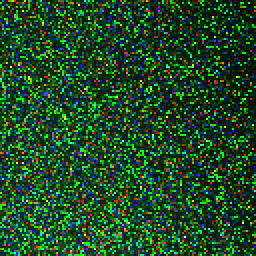
Frame 1 (no input)
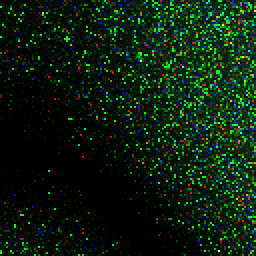
Frame 60 (the mouse pressed at the canvas centre just before this capture)
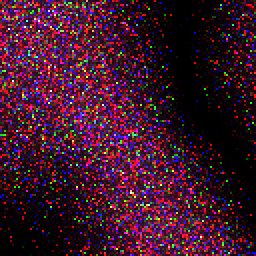
Frame 120 (the mouse held since frame 60 and released just before this capture)

The Processing sketch that drew these frames (run headless with seeded random() and noise(); from frame 60 on, the mouse is pressed at the canvas centre):

// Processing sketch: sketch_0006
// ── sketch_0006.pde
int h=256;
int w=256;
float r = random(5);
float g = random(5);
float b = random(5);
void setup() {
  size(256, 256);
}
void draw() {
  background(255);
  noStroke();
  fill(0);
  float s=8.0;
  float r = random(1);
  float g = random(1);
  float b = random(1);
  for (int i=0; i<h; i++) {
    for (int j=0; j<w; j++) {
      float x=noise(s*(j+3*frameCount)/w, s*i/h);
      float y=noise(s*j/w, s*(i+2*frameCount)/h);
      float nx=j + 18*map(x, 0, 1, -.5, -.6);
      float ny=i + 18*map(y, 0, 1, -0.6, 0.6);
      float t= map(cos(0.005*frameCount), -1, 1, 0.01, 0.0005);  //0.02, 0.0005
      float theta= lerp(noise(t*nx, t*ny ), noise(2*t*nx, 2*t*ny ), 0.2);
      float fillVal = map( sin(theta*.01*(1+0.04*frameCount)/t), -1, 1, 0, 255);
      fill(fillVal/random(5)*r, fillVal/random(5)*g, fillVal/random(5)*b);
      rect( j*2, i*2, 2, 2);
    }
  }
}
